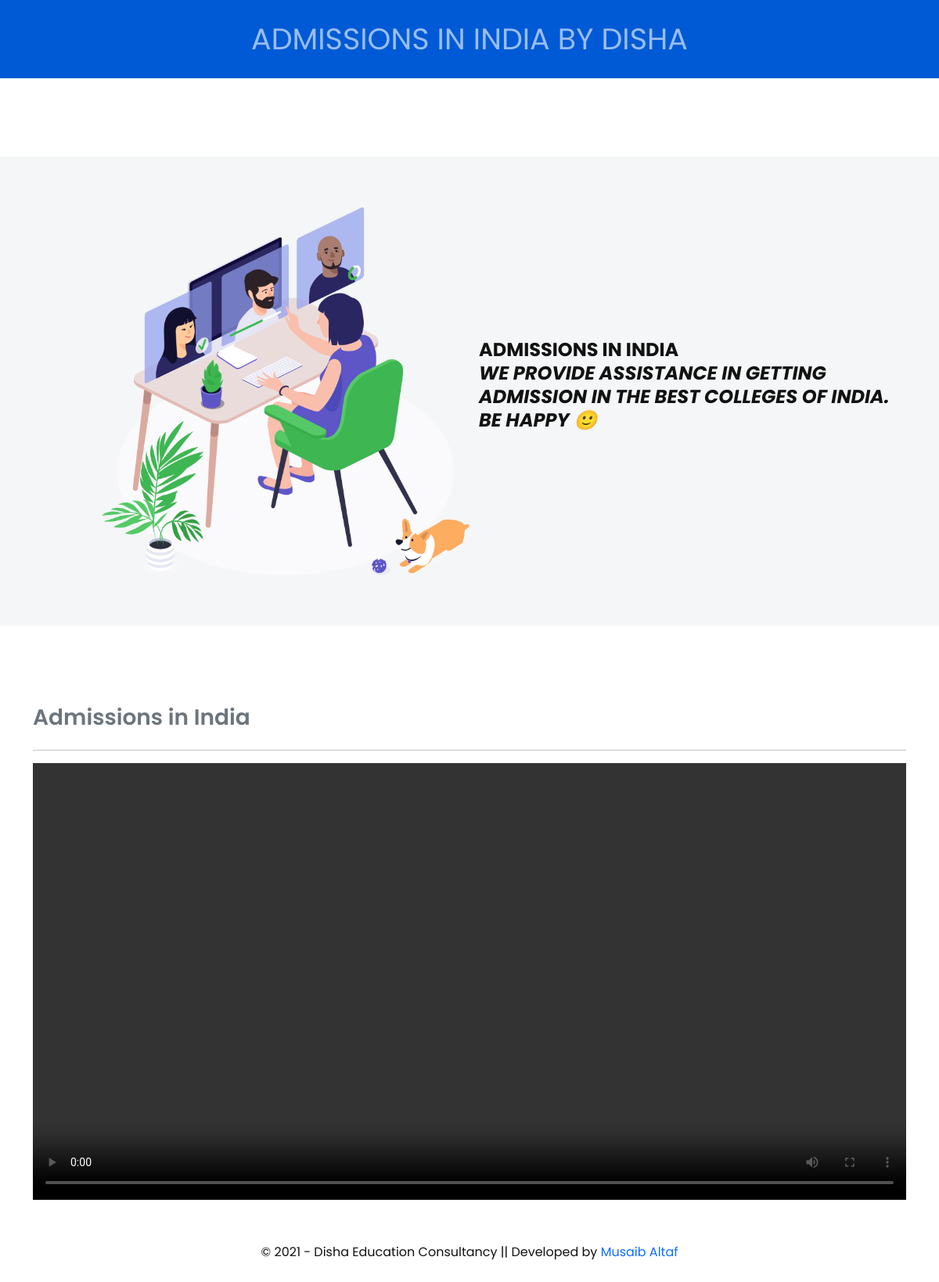
/admission-in-india/, run on the app's committed database.
### home/models.py (models this page shows, shortened)
class Service(models.Model):
    sno = models.AutoField(primary_key = True)
    name = models.CharField(max_length = 200)
    slugtwo = models.CharField(max_length = 150, default = "")
    subtitle= models.CharField(max_length = 250)
    image = models.ImageField(upload_to = "media", default = "")
    desc = models.TextField(default = "")
    video = models.FileField(upload_to= 'media', default = "")

### home/views.py (the view)
# urls.py: path('<str:slugtwo>/', views.service, name='service'),
def service(request, slugtwo):
    service = Service.objects.filter(slugtwo = slugtwo).first()
    context = {'service': service}
    return render(request, "servicepage.html", context)

### templates/servicepage.html (shortened to what this page needs)
<!doctype html>
<html lang="en">
<head>
    <link rel="stylesheet" href="/static/assetss/css/bootstrap-5.0.0-beta2.min.css">
    <link rel="stylesheet" href="/static/assetss/css/LineIcons.2.0.css">
    <link rel="stylesheet" href="/static/assetss/css/glightbox.min.css">
    <link rel="stylesheet" href="/static/assetss/css/tiny-slider.css">
    <link rel="stylesheet" href="/static/assetss/css/loading-bar.min.css">
    <link rel="stylesheet" href="/static/assetss/css/default.css">
    <link rel="stylesheet" href="/static/assetss/css/ayroui.css">
</head>
<body>
    <section class="page-banner mb-100">
        <div class="container">
            <div class="row justify-content-center">
                <div class="col-lg-12">
                    <div class="page-banner-content text-center">
                        <h1 class="sub-title">{{service.name}} by Disha</h1>
                    </div>
                </div>
            </div>
        </div>
    </section>
    <section class="services-area services-two d-lg-flex align-items-center mb-100">
        <div class="container">
            <div class="row justify-content-end">
                <div class="col-lg-6">
                    <div class="services-content">
                        <h5 class="sub-title">{{service.name}}</h5>
                        <i><h6 class="sub-title">{{service.subtitle | safe}}</h6></i>
                    </div>
                </div>
            </div>
        </div>
        <div class="services-image d-flex align-items-center">
            <div class="image">
                <img src="/static/assetss/images/services/services-2.png" alt="Services" class = "img-rounded">
            </div>
        </div>
    </section>
<div class = "container">
<h3 class="text-muted my-4">{{service.name}}</h3>
<hr = "featurette-divider">
<video width="100%" height="100%" class = "embed-responsive embed-resposive-16by9" controls = "controls">
      <source src = "/media/{{service.video}}" type = "video/mp4">
</video>
</div>
<br><br>
    <p style = "bg-primary"class="text-center pb-60"> &copy; 2021 - Disha Education Consultancy || Developed by <a href="https://instagram.com/mu.saibaltaf6" target="_blank" rel="nofollow"> Musaib Altaf</a></p>
</body>
</html>

### static/assetss/css/default.css (style rules this page uses)
.mb-100 { margin-bottom: 100px; }
.pb-60 { padding-bottom: 60px; }

### data on the page
Service: name "ADMISSIONS IN INDIA", subtitle "WE PROVIDE ASSISTANCE IN GETTING ADMISSION IN THE BEST COLLEGES OF INDIA. BE HAPPY 🙂", name "Admissions in India"
